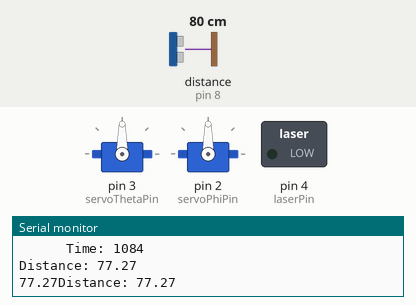
Bench run of a sketch on a simulated Arduino Uno, built with avr-gcc and run on an emulated ATmega328P. On the bench: 2 × servo, switched loads named in the sketch (green lamp = pin HIGH), the last lines printed to the serial monitor. Wiring (inferred from the names in the program): ultrasonic range finder: trigger pin 7; echo pin 8. Inputs (shaded band) come from the test bench; at power-on: distance to the obstacle (sensor on pin 8) 80 cm. The echo pulse lasts 58.3 µs per cm; pins used as bus, display or sensor lines are not drawn.

Above: at 1.2 s.
1.3 s: distance to the obstacle (sensor on pin 8) set to 120 cm
At 1.67 s:
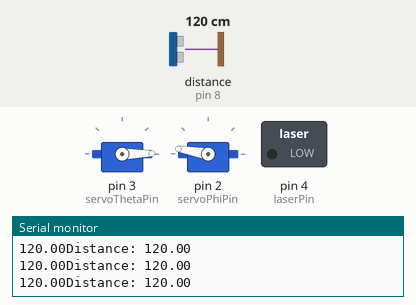
4.3 s: distance to the obstacle (sensor on pin 8) set to 18 cm
At 4.44 s:
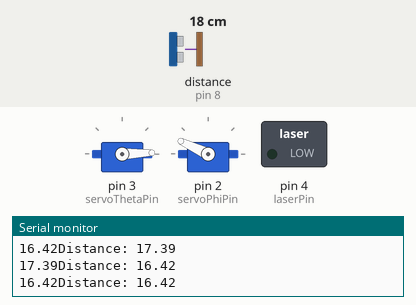
Timing chart, 0 to 32.0 s (numbered marks = the images above; inputs shaded):
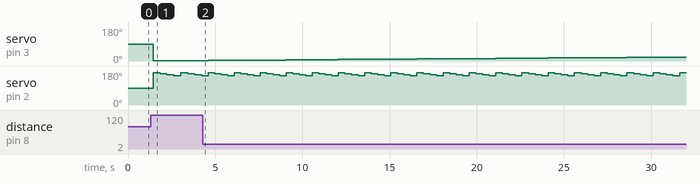

The sketch:

FindArea2.ino
```cpp
#include <Servo.h>
#include <RunningMedian.h>
//#include <algorithm>

Servo servoTheta;
Servo servoPhi;
const int servoThetaPin = 3;
const int servoPhiPin = 2;
const int laserPin = 4;
const int phiMax = 170;

// const int distSensorPin = 8;
// Pins for the distance sensor:
const int trigPin = 7;
const int echoPin = 8;
const int thetaStep = 5;
const float dTheta = 3.1415926/180;
long duration, inches, cm;
int theta = 0;
int phiOffset = 85;
int phi = 0;
void setup() {
  servoTheta.attach(servoThetaPin);
  servoPhi.attach(servoPhiPin);
  pinMode(laserPin, OUTPUT);
  // pinMode(distSensorPin, INPUT);
  pinMode(trigPin, OUTPUT);
  pinMode(echoPin, INPUT);
  Serial.begin(9600);
  Serial.println("Starting...");
  setupDistSensor(trigPin);
}
void testLaser(int laserPin){
    // Tests laser with one long blink, and 2 short blinks
  digitalWrite(laserPin, HIGH);
  delay(1000);
  digitalWrite(laserPin, LOW);
  delay(1000);
  digitalWrite(laserPin, HIGH);
  delay(100);
  digitalWrite(laserPin, LOW);
  delay(100);
  digitalWrite(laserPin, HIGH);
  delay(100);
  digitalWrite(laserPin, LOW);
  delay(100);
  }

void test2Servos(Servo servoPhi, Servo servoTheta){
  for(int i=0; i<180; i+=thetaStep){
    for(int j=0; j<phiMax; j+=thetaStep){
      servoTheta.write(i);
      servoPhi.write(j);
      Serial.println("\t Coordinates: (" + String(i) + ", " + String(j) + ")");
      Serial.println("\t \t Time: " + String(millis()));
      getDistance();
      delay(1000);
      }
    }
  }

void setupDistSensor(int trigPin){
  pinMode(trigPin, OUTPUT);
}
//  void incrementTheta(){
//    if(){
//      theta+= thetaStep;
//      servoTheta.write(theta);
//    }

void move(int theta, int phi){
  // theta: [0, 360] defined as angle in the horizontal plane
  // phi: [0, 90] defined as angle to the vertical
  if(theta <180 && theta > 0){
    servoTheta.write(theta);
    servoPhi.write(phi+phiOffset);
  }
  else if(theta>180 && theta < 360){
    servoTheta.write(theta-180);
    servoPhi.write(-phi+phiOffset);
    }
  }

//void moveTheta(int theta){
//  if(servoTheta.read()>180){
//    }
//  servoTheta.write
//  }
long getDistance(){
  // Returns distance in centimeters
  digitalWrite(trigPin, LOW);
  delayMicroseconds(2);
  digitalWrite(trigPin, HIGH);
  delayMicroseconds(10);
  digitalWrite(trigPin, LOW);
  duration = pulseIn(echoPin, HIGH);
  float dist = microsecondsToCentimeters(duration);
  Serial.println("Distance: " + String(dist));
  return dist;
  }

float getDistance(float angleElev){
  // Returns distance in centimeters
  digitalWrite(trigPin, LOW);
  delayMicroseconds(2);
  digitalWrite(trigPin, HIGH);
  delayMicroseconds(10);
  digitalWrite(trigPin, LOW);
  duration = pulseIn(echoPin, HIGH);
  float dist = microsecondsToCentimeters(duration)*cos(angleElev*3.1415926/180);
  Serial.println("Distance: " + String(dist));
  return dist;
  }

float getSampledDistance(){
  // Returns the median of a number of samples
  int numSamples = 10;
  int samples [numSamples];   // Heh, SAMples
  float d = 0;
  RunningMedian rm = RunningMedian(numSamples);

  for(int i=0; i<numSamples; i++){
    d=getDistance();
    rm.add(d);
    Serial.print(String(d));
    }
    float med = rm.getMedian();
    Serial.println("Median: "+ String(med));
  return med;
  }

float getSampledDistance(float angleElev){
  // Returns the median of a number of samples
  int numSamples = 10;
  int samples [numSamples];   // Heh, SAMples
  float d = 0;
  RunningMedian rm = RunningMedian(numSamples);

  for(int i=0; i<numSamples; i++){
    d=getDistance(angleElev);
    rm.add(d);
    Serial.print(String(d));
    }
    float med = rm.getMedian();
    Serial.println("Median: "+ String(med));
  return med;
  }

long microsecondsToCentimeters(long microseconds){
  // The speed of sound is 340 m/s or 29 microseconds per centimeter.
  // The ping travels out and back, so to find the distance of the
  // object we take half of the distance travelled.
  return microseconds / 29 / 2;
}

float calcArea(float dist, float dTheta){
  float area = 0.5*dist*dist*dTheta;
  Serial.println("Area of Sector: " + String(area));
  return area;
  }

float getTotalArea(){
  //Sweeps over 360 degrees
  float totalArea = 0;
  const int anglesOfElev[]= {0, 5, 10, 15};
  for(int i=0; i< 360; i++){
      //int pt[] = {pointArrayX[i], pointArrayY[i]};
      for(int j=0; j<4; j++){
        int pt[] = {i, phiOffset-anglesOfElev[j]};
        move(pt[0], pt[1]);
        Serial.println("\t Coordinates: (" + String(pt[0]) + ", " + String(pt[1]) + ")");
        Serial.println("\t \t Time: " + String(millis()));
        float d = getSampledDistance(anglesOfElev[j]);
        float sectorArea = calcArea(d, dTheta);
        totalArea += sectorArea/sizeof(anglesOfElev);
        Serial.println("\t Total area thus far at iteration  [" + String(i) + "]: " + String(totalArea) + " cm^2");
        Serial.println("j is " + String(j));
        delay(5);
        }
    }
  Serial.println(String("Total Area: ") + String("totalArea"));
  }


void loop() {
  // testLaser(laserPin);
  // Serial.println("Time: " + String(millis()));
  getTotalArea();
  delay(10000);


}
```

Measured:
- by itself, servo on pin 2 (servoPhiPin): repeats every 1.5 s: 165° 0.37 s, 160° 0.37 s, 155° 0.37 s, 170° 0.37 s
